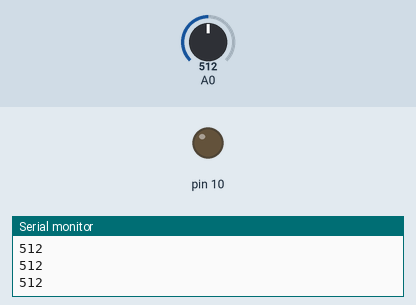
The sketch below on a simulated Arduino Uno, built with avr-gcc and run on an emulated ATmega328P. On the bench: output pins drawn as LEDs (lit = HIGH), the last lines printed to the serial monitor. Inputs (shaded band) come from the test bench; at power-on: A0 = 512.

Above: at 1.2 s.
1.3 s: A0 set to 885
2.8 s: A0 set to 908
At 3.9 s:
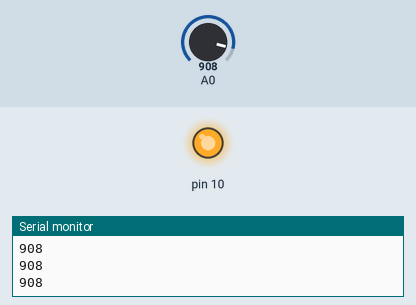
4.3 s: A0 set to 900
At 5.0 s:
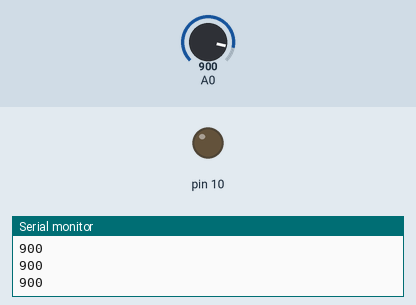
5.8 s: A0 set to 1023
At 6.2 s:
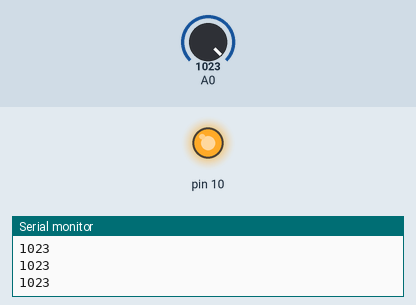
Timing chart, 0 to 8.3 s (numbered marks = the images above; inputs shaded):
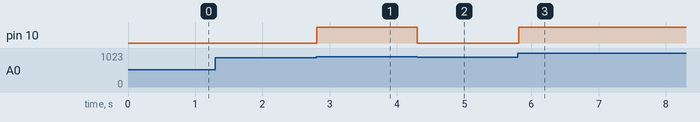

Measured:
- the behaviour switches between 900 and 901 on A0 (found by bisection; images 0 and 1)
- after the input at 2.8 s, pin 10: LOW → HIGH at once
- after the input at 4.3 s, pin 10: HIGH → LOW at once
- after the input at 5.8 s, pin 10: LOW → HIGH at once

The sketch:

06_Light_02.ino
```cpp
void setup() {
  Serial.begin(9600);
  pinMode(10, OUTPUT);
}

void loop() {
  int photoresistor = analogRead(A0);
  Serial.println(photoresistor);

  // 조도 센서는 빛이 강하면 저항값이 작아짐 -> 전압(출력값)이 커짐
  // 조도 센서는 빛이 약하면 저항값이 커짐 -> 전압(출력값)이 작아짐
  if (photoresistor > 900) {
    digitalWrite(10, HIGH);
  } else {
    digitalWrite(10, LOW);
  }
}
```
